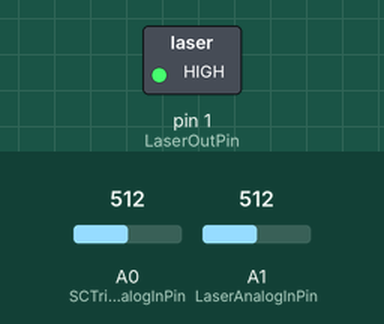
Simulated run of this sketch. Board: Arduino Uno, built with avr-gcc and run on an emulated ATmega328P. On the bench: switched loads named in the sketch (green lamp = pin HIGH). Inputs (shaded band) come from the test bench; at power-on: A1 (LaserAnalogInPin) = 512, A0 (SCTriggerAnalogInPin) = 512. Pins used as bus, display or sensor lines are not drawn.

Above: at 1.2 s.
1.3 s: A1 (LaserAnalogInPin) set to 12
2.8 s: A1 (LaserAnalogInPin) set to 9
At 3.3 s:
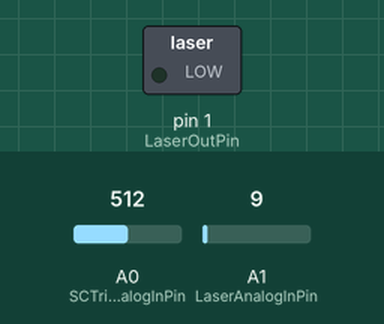
4.3 s: A1 (LaserAnalogInPin) set to 122
At 5.5 s:
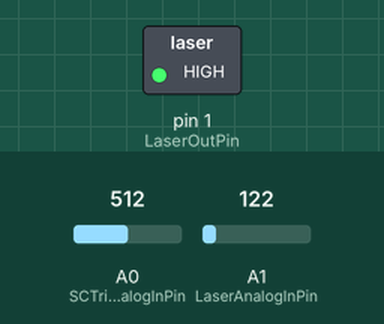
5.8 s: A1 (LaserAnalogInPin) set to 0
At 6.7 s:
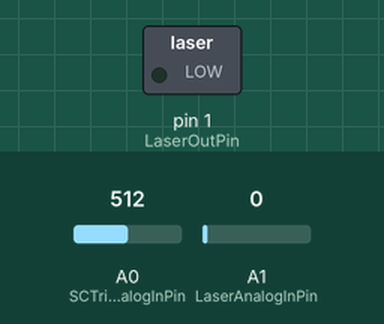
Timing chart, 0 to 8.3 s (numbered marks = the images above; inputs shaded):
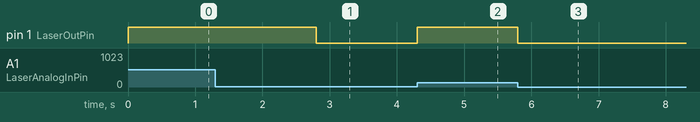

Measured:
- the behaviour switches between 11 and 10 on A1 (LaserAnalogInPin) (found by bisection; images 0 and 1)
- after the input at 1.3 s, every drawn part: stays the same
- after the input at 2.8 s, pin 1 (LaserOutPin): HIGH → LOW at once
- after the input at 4.3 s, pin 1 (LaserOutPin): LOW → HIGH at once
- after the input at 5.8 s, pin 1 (LaserOutPin): HIGH → LOW at once

The sketch:

XonarTo3_3V.ino
```cpp
/*
  modified from State change detection (edge detection)

 Often, you don't need to know the state of a digital input all the time,
 but you just need to know when the input changes from one state to another.
 For example, you want to know when a button goes from OFF to ON.  This is called
 state change detection, or edge detection.

 This example shows how to detect when a button or button changes from off to on
 and on to off.

 The circuit:
 * pushbutton attached to pin 2 from +5V
 * 10K resistor attached to pin 2 from ground
 * LED attached from pin 13 to ground (or use the built-in LED on
 most Arduino boards)

 The Arduino board contains a 6 channel (8 channels on the Mini and Nano, 16 on the Mega),
 10-bit analog to digital converter. This means that it will map input voltages
 between 0 and 5 volts into integer values between 0 and 1023. This yields a
 resolution between readings of: 5 volts / 1024 units or, .0049 volts (4.9 mV)
 per unit. The input range and resolution can be changed using analogReference().

 */

// this constant won't change:
const int  SCTriggerAnalogInPin = A0;    // the pin that the laser signal from soundcard is attached to
const int  LaserAnalogInPin = A1;    // the pin that the laser signal from soundcard is attached to
const int SCTriggerOutPin = 0;       // pin to drive laser
const int LaserOutPin = 1;       // pin to drive laser
const int threshold = 10;       // 10 AD units is ~50 mV

// Variables will change:
int SCTriggerValue = 0;  // variable to store the value coming from the sensor
int LaserValue = 0;  // variable to store the value coming from the sensor

void setup() {
  // initialize the LED as an output:
  pinMode(SCTriggerOutPin, OUTPUT);
  pinMode(LaserOutPin, OUTPUT);
}


void loop() {
  // read the value from the sensor:
  SCTriggerValue = analogRead(SCTriggerAnalogInPin);
  if (SCTriggerValue>threshold) {
    digitalWrite(SCTriggerOutPin, HIGH);
  }
  else if (SCTriggerValue<=threshold) {
    digitalWrite(SCTriggerOutPin, LOW);
  }

  LaserValue = analogRead(LaserAnalogInPin);
  if (LaserValue>threshold) {
    digitalWrite(LaserOutPin, HIGH);
  }
  else if (LaserValue<=threshold) {
    digitalWrite(LaserOutPin, LOW);
  }


}
```
